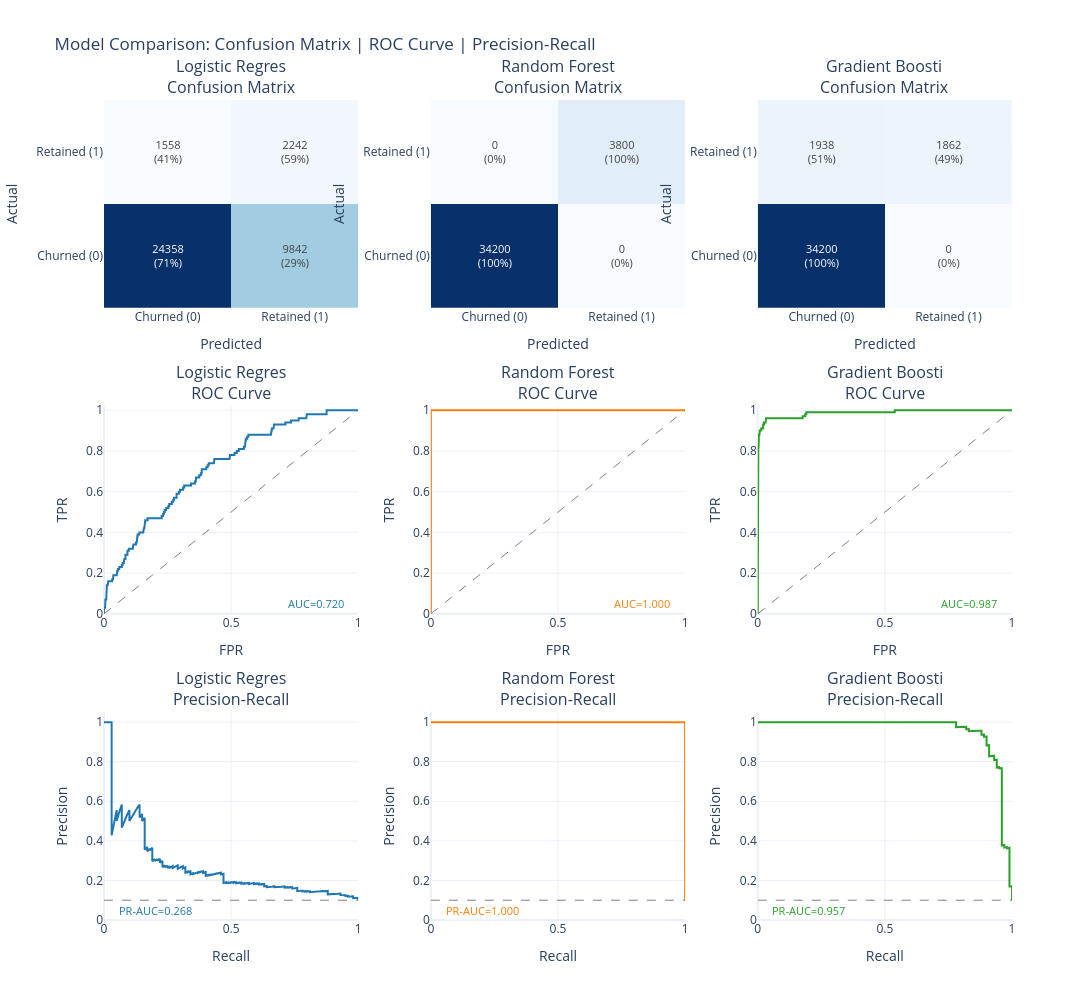

Notebook code for this chart:
### Markdown cell above
[//]: # (cr:doc name='8_6_model_comparison_grid' id=4ece7d59)
## 8.6 Model Comparison Grid

This visualization shows all models side-by-side with:
- **Row 1**: Confusion matrices (counts and percentages)
- **Row 2**: ROC curves with AUC scores
- **Row 3**: Precision-Recall curves with PR-AUC scores

**📖 How to Read:**
- **Confusion Matrix**: Diagonal = correct predictions. Off-diagonal = errors.
- **ROC Curve**: Higher curve = better. AUC > 0.8 is good, > 0.9 is excellent.
- **PR Curve**: Higher curve = better at finding positives without false alarms.

### Code cell
# @cr:code name='build_grid_results' id=4cc04512
if not _skip_modeling:
    grid_results = {
        name: {"y_pred": data["y_pred"], "y_pred_proba": data["y_pred_proba"]}
        for name, data in model_predictions.items()
    }

    if _is_binary:
        fig = charts.model_comparison_grid(
            grid_results, y_test_np,
            class_labels=["Churned (0)", "Retained (1)"],
            title="Model Comparison: Confusion Matrix | ROC Curve | Precision-Recall"
        )
        display_figure(fig)
    else:
        import numpy as np
        import plotly.graph_objects as go
        from plotly.subplots import make_subplots
        from sklearn.metrics import confusion_matrix

        model_names = list(grid_results.keys())
        n_models = len(model_names)
        fig = make_subplots(rows=1, cols=n_models, subplot_titles=[f"{n[:20]}" for n in model_names])
        for i, name in enumerate(model_names):
            cm = confusion_matrix(y_test_np, grid_results[name]["y_pred"])
            fig.add_trace(go.Heatmap(
                z=cm, x=list(range(cm.shape[1])), y=list(range(cm.shape[0])),
                text=cm.astype(str), texttemplate="%{text}", showscale=False,
                colorscale="Blues",
            ), row=1, col=i + 1)
        fig.update_layout(title="Model Comparison: Confusion Matrices (multiclass)", height=400, width=350 * n_models + 50)
        display_figure(fig)

    print("\n" + "=" * 80)
    print("METRICS SUMMARY")
    print("=" * 80)
    _metrics_cols = ["Model", "Test AUC", "F1-Score", "Precision", "Recall"]
    if _is_binary:
        _metrics_cols.insert(2, "PR-AUC")
    display_table(results_df[_metrics_cols])

### Figure 1 — Plotly figure (JSON) as saved in the notebook; plotly's stock layout.template omitted (floating-point values rounded to 4 significant figures; data arrays with more than 128 entries replaced by an {"elided": "..."} marker saying what was removed)
{"data": [{"colorscale": [[0.0, "rgb(247,251,255)"], [0.125, "rgb(222,235,247)"], [0.25, "rgb(198,219,239)"], [0.375, "rgb(158,202,225)"], [0.5, "rgb(107,174,214)"], [0.625, "rgb(66,146,198)"], [0.75, "rgb(33,113,181)"], [0.875, "rgb(8,81,156)"], [1.0, "rgb(8,48,107)"]], "hovertemplate": "Actual: %{y}<br>Predicted: %{x}<br>Count: %{z}<extra></extra>", "showscale": false, "text": [["24358<br>(71%)", "9842<br>(29%)"], ["1558<br>(41%)", "2242<br>(59%)"]], "textfont": {"size": 11}, "texttemplate": "%{text}", "type": "heatmap", "x": ["Churned (0)", "Retained (1)"], "xaxis": "x", "y": ["Churned (0)", "Retained (1)"], "yaxis": "y", "z": [[24358, 9842], [1558, 2242]]}, {"hovertemplate": "FPR: %{x:.2f}<br>TPR: %{y:.2f}<extra></extra>", "line": {"color": "#1f77b4", "width": 2}, "mode": "lines", "name": "AUC=0.720", "showlegend": false, "type": "scatter", "x": {"elided": "170 float values"}, "xaxis": "x4", "y": {"elided": "170 float values"}, "yaxis": "y4"}, {"hoverinfo": "skip", "line": {"color": "gray", "dash": "dash", "width": 1}, "mode": "lines", "showlegend": false, "type": "scatter", "x": [0, 1], "xaxis": "x4", "y": [0, 1], "yaxis": "y4"}, {"hovertemplate": "Recall: %{x:.2f}<br>Precision: %{y:.2f}<extra></extra>", "line": {"color": "#1f77b4", "width": 2}, "mode": "lines", "name": "PR-AUC=0.268", "showlegend": false, "type": "scatter", "x": {"elided": "1001 float values"}, "xaxis": "x7", "y": {"elided": "1001 float values"}, "yaxis": "y7"}, {"hoverinfo": "skip", "line": {"color": "gray", "dash": "dash", "width": 1}, "mode": "lines", "showlegend": false, "type": "scatter", "x": [0, 1], "xaxis": "x7", "y": [0.1, 0.1], "yaxis": "y7"}, {"colorscale": [[0.0, "rgb(247,251,255)"], [0.125, "rgb(222,235,247)"], [0.25, "rgb(198,219,239)"], [0.375, "rgb(158,202,225)"], [0.5, "rgb(107,174,214)"], [0.625, "rgb(66,146,198)"], [0.75, "rgb(33,113,181)"], [0.875, "rgb(8,81,156)"], [1.0, "rgb(8,48,107)"]], "hovertemplate": "Actual: %{y}<br>Predicted: %{x}<br>Count: %{z}<extra></extra>", "showscale": false, "text": [["34200<br>(100%)", "0<br>(0%)"], ["0<br>(0%)", "3800<br>(100%)"]], "textfont": {"size": 11}, "texttemplate": "%{text}", "type": "heatmap", "x": ["Churned (0)", "Retained (1)"], "xaxis": "x2", "y": ["Churned (0)", "Retained (1)"], "yaxis": "y2", "z": [[34200, 0], [0, 3800]]}, {"hovertemplate": "FPR: %{x:.2f}<br>TPR: %{y:.2f}<extra></extra>", "line": {"color": "#ff7f0e", "width": 2}, "mode": "lines", "name": "AUC=1.000", "showlegend": false, "type": "scatter", "x": [0.0, 0.0, 1.0], "xaxis": "x5", "y": [0.0, 1.0, 1.0], "yaxis": "y5"}, {"hoverinfo": "skip", "line": {"color": "gray", "dash": "dash", "width": 1}, "mode": "lines", "showlegend": false, "type": "scatter", "x": [0, 1], "xaxis": "x5", "y": [0, 1], "yaxis": "y5"}, {"hovertemplate": "Recall: %{x:.2f}<br>Precision: %{y:.2f}<extra></extra>", "line": {"color": "#ff7f0e", "width": 2}, "mode": "lines", "name": "PR-AUC=1.000", "showlegend": false, "type": "scatter", "x": [1.0, 1.0, 0.0], "xaxis": "x8", "y": [0.1, 1.0, 1.0], "yaxis": "y8"}, {"hoverinfo": "skip", "line": {"color": "gray", "dash": "dash", "width": 1}, "mode": "lines", "showlegend": false, "type": "scatter", "x": [0, 1], "xaxis": "x8", "y": [0.1, 0.1], "yaxis": "y8"}, {"colorscale": [[0.0, "rgb(247,251,255)"], [0.125, "rgb(222,235,247)"], [0.25, "rgb(198,219,239)"], [0.375, "rgb(158,202,225)"], [0.5, "rgb(107,174,214)"], [0.625, "rgb(66,146,198)"], [0.75, "rgb(33,113,181)"], [0.875, "rgb(8,81,156)"], [1.0, "rgb(8,48,107)"]], "hovertemplate": "Actual: %{y}<br>Predicted: %{x}<br>Count: %{z}<extra></extra>", "showscale": false, "text": [["34200<br>(100%)", "0<br>(0%)"], ["1938<br>(51%)", "1862<br>(49%)"]], "textfont": {"size": 11}, "texttemplate": "%{text}", "type": "heatmap", "x": ["Churned (0)", "Retained (1)"], "xaxis": "x3", "y": ["Churned (0)", "Retained (1)"], "yaxis": "y3", "z": [[34200, 0], [1938, 1862]]}, {"hovertemplate": "FPR: %{x:.2f}<br>TPR: %{y:.2f}<extra></extra>", "line": {"color": "#2ca02c", "width": 2}, "mode": "lines", "name": "AUC=0.987", "showlegend": false, "type": "scatter", "x": [0.0, 0.0, 0.0, 0.002222, 0.002222, 0.003333, 0.003333, 0.004444, 0.004444, 0.006667, 0.006667, 0.007778, 0.007778, 0.01333, 0.01333, 0.02111, 0.02111, 0.02444, 0.02444, 0.03111, 0.03111, 0.03222, 0.03222, 0.04222, 0.04444, 0.1278, 0.13, 0.1767, 0.1767, 0.1867, 0.1867, 0.1911, 0.1911, 0.2533, 0.2578, 0.2656, 0.2678, 0.2844, 0.2867, 0.2922, 0.2944, 0.3433, 0.3456, 0.3478, 0.35, 0.36, 0.3622, 0.4189, 0.4222, 0.46, 0.4622, 0.4678, 0.47, 0.5222, 0.5244, 0.5333, 0.5356, 0.5389, 0.5389, 0.6022, 0.6056, 0.6067, 0.6089, 0.61, 0.6122, 0.6178, 0.62, 0.7, 0.7022, 0.7556, 0.7578, 0.8111, 0.8133, 0.8578, 0.86, 0.8833, 0.8856, 0.9022, 0.9056, 1.0], "xaxis": "x6", "y": [0.0, 0.01, 0.78, 0.78, 0.82, 0.82, 0.83, 0.83, 0.88, 0.88, 0.89, 0.89, 0.9, 0.9, 0.91, 0.91, 0.93, 0.93, 0.94, 0.94, 0.95, 0.95, 0.96, 0.96, 0.96, 0.96, 0.96, 0.96, 0.97, 0.97, 0.98, 0.98, 0.99, 0.99, 0.99, 0.99, 0.99, 0.99, 0.99, 0.99, 0.99, 0.99, 0.99, 0.99, 0.99, 0.99, 0.99, 0.99, 0.99, 0.99, 0.99, 0.99, 0.99, 0.99, 0.99, 0.99, 0.99, 0.99, 1.0, 1.0, 1.0, 1.0, 1.0, 1.0, 1.0, 1.0, 1.0, 1.0, 1.0, 1.0, 1.0, 1.0, 1.0, 1.0, 1.0, 1.0, 1.0, 1.0, 1.0, 1.0], "yaxis": "y6"}, {"hoverinfo": "skip", "line": {"color": "gray", "dash": "dash", "width": 1}, "mode": "lines", "showlegend": false, "type": "scatter", "x": [0, 1], "xaxis": "x6", "y": [0, 1], "yaxis": "y6"}, {"hovertemplate": "Recall: %{x:.2f}<br>Precision: %{y:.2f}<extra></extra>", "line": {"color": "#2ca02c", "width": 2}, "mode": "lines", "name": "PR-AUC=0.957", "showlegend": false, "type": "scatter", "x": {"elided": "973 float values"}, "xaxis": "x9", "y": {"elided": "973 float values"}, "yaxis": "y9"}, {"hoverinfo": "skip", "line": {"color": "gray", "dash": "dash", "width": 1}, "mode": "lines", "showlegend": false, "type": "scatter", "x": [0, 1], "xaxis": "x9", "y": [0.1, 0.1], "yaxis": "y9"}], "layout": {"annotations": [{"font": {"size": 16}, "showarrow": false, "text": "Logistic Regres<br>Confusion Matrix", "x": 0.14, "xanchor": "center", "xref": "paper", "y": 1.0, "yanchor": "bottom", "yref": "paper"}, {"font": {"size": 16}, "showarrow": false, "text": "Random Forest<br>Confusion Matrix", "x": 0.5, "xanchor": "center", "xref": "paper", "y": 1.0, "yanchor": "bottom", "yref": "paper"}, {"font": {"size": 16}, "showarrow": false, "text": "Gradient Boosti<br>Confusion Matrix", "x": 0.86, "xanchor": "center", "xref": "paper", "y": 1.0, "yanchor": "bottom", "yref": "paper"}, {"font": {"size": 16}, "showarrow": false, "text": "Logistic Regres<br>ROC Curve", "x": 0.14, "xanchor": "center", "xref": "paper", "y": 0.6267, "yanchor": "bottom", "yref": "paper"}, {"font": {"size": 16}, "showarrow": false, "text": "Random Forest<br>ROC Curve", "x": 0.5, "xanchor": "center", "xref": "paper", "y": 0.6267, "yanchor": "bottom", "yref": "paper"}, {"font": {"size": 16}, "showarrow": false, "text": "Gradient Boosti<br>ROC Curve", "x": 0.86, "xanchor": "center", "xref": "paper", "y": 0.6267, "yanchor": "bottom", "yref": "paper"}, {"font": {"size": 16}, "showarrow": false, "text": "Logistic Regres<br>Precision-Recall", "x": 0.14, "xanchor": "center", "xref": "paper", "y": 0.2533, "yanchor": "bottom", "yref": "paper"}, {"font": {"size": 16}, "showarrow": false, "text": "Random Forest<br>Precision-Recall", "x": 0.5, "xanchor": "center", "xref": "paper", "y": 0.2533, "yanchor": "bottom", "yref": "paper"}, {"font": {"size": 16}, "showarrow": false, "text": "Gradient Boosti<br>Precision-Recall", "x": 0.86, "xanchor": "center", "xref": "paper", "y": 0.2533, "yanchor": "bottom", "yref": "paper"}, {"bgcolor": "rgba(255,255,255,0.8)", "font": {"color": "#1f77b4", "size": 11}, "showarrow": false, "text": "AUC=0.720", "x": 0.95, "xanchor": "right", "xref": "x4", "y": 0.05, "yref": "y4"}, {"bgcolor": "rgba(255,255,255,0.8)", "font": {"color": "#1f77b4", "size": 11}, "showarrow": false, "text": "PR-AUC=0.268", "x": 0.05, "xanchor": "left", "xref": "x7", "y": 0.05, "yref": "y7"}, {"bgcolor": "rgba(255,255,255,0.8)", "font": {"color": "#ff7f0e", "size": 11}, "showarrow": false, "text": "AUC=1.000", "x": 0.95, "xanchor": "right", "xref": "x5", "y": 0.05, "yref": "y5"}, {"bgcolor": "rgba(255,255,255,0.8)", "font": {"color": "#ff7f0e", "size": 11}, "showarrow": false, "text": "PR-AUC=1.000", "x": 0.05, "xanchor": "left", "xref": "x8", "y": 0.05, "yref": "y8"}, {"bgcolor": "rgba(255,255,255,0.8)", "font": {"color": "#2ca02c", "size": 11}, "showarrow": false, "text": "AUC=0.987", "x": 0.95, "xanchor": "right", "xref": "x6", "y": 0.05, "yref": "y6"}, {"bgcolor": "rgba(255,255,255,0.8)", "font": {"color": "#2ca02c", "size": 11}, "showarrow": false, "text": "PR-AUC=0.957", "x": 0.05, "xanchor": "left", "xref": "x9", "y": 0.05, "yref": "y9"}], "height": 1000, "showlegend": false, "title": {"text": "Model Comparison: Confusion Matrix | ROC Curve | Precision-Recall"}, "width": 1100, "xaxis": {"anchor": "y", "domain": [0.0, 0.28], "title": {"text": "Predicted"}}, "xaxis2": {"anchor": "y2", "domain": [0.36, 0.64], "title": {"text": "Predicted"}}, "xaxis3": {"anchor": "y3", "domain": [0.72, 1.0], "title": {"text": "Predicted"}}, "xaxis4": {"anchor": "y4", "domain": [0.0, 0.28], "range": [0, 1], "title": {"text": "FPR"}}, "xaxis5": {"anchor": "y5", "domain": [0.36, 0.64], "range": [0, 1], "title": {"text": "FPR"}}, "xaxis6": {"anchor": "y6", "domain": [0.72, 1.0], "range": [0, 1], "title": {"text": "FPR"}}, "xaxis7": {"anchor": "y7", "domain": [0.0, 0.28], "range": [0, 1], "title": {"text": "Recall"}}, "xaxis8": {"anchor": "y8", "domain": [0.36, 0.64], "range": [0, 1], "title": {"text": "Recall"}}, "xaxis9": {"anchor": "y9", "domain": [0.72, 1.0], "range": [0, 1], "title": {"text": "Recall"}}, "yaxis": {"anchor": "x", "domain": [0.7467, 1.0], "title": {"text": "Actual"}}, "yaxis2": {"anchor": "x2", "domain": [0.7467, 1.0], "title": {"text": "Actual"}}, "yaxis3": {"anchor": "x3", "domain": [0.7467, 1.0], "title": {"text": "Actual"}}, "yaxis4": {"anchor": "x4", "domain": [0.3733, 0.6267], "range": [0, 1.02], "title": {"text": "TPR"}}, "yaxis5": {"anchor": "x5", "domain": [0.3733, 0.6267], "range": [0, 1.02], "title": {"text": "TPR"}}, "yaxis6": {"anchor": "x6", "domain": [0.3733, 0.6267], "range": [0, 1.02], "title": {"text": "TPR"}}, "yaxis7": {"anchor": "x7", "domain": [0.0, 0.2533], "range": [0, 1.05], "title": {"text": "Precision"}}, "yaxis8": {"anchor": "x8", "domain": [0.0, 0.2533], "range": [0, 1.05], "title": {"text": "Precision"}}, "yaxis9": {"anchor": "x9", "domain": [0.0, 0.2533], "range": [0, 1.05], "title": {"text": "Precision"}}}}
